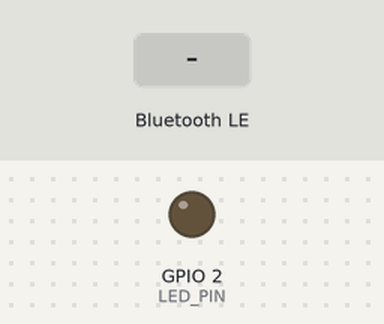
Simulated run of this sketch. Board: ESP32. On the bench: output pins drawn as LEDs (lit = HIGH). The test bench sets the inputs (shaded band). Nothing arrives over Bluetooth unless stated; a phone connects over Bluetooth LE 3 s after start; what the sketch prints to the serial monitor is not drawn.

Above: at 1.2 s.
1.3 s: Bluetooth LE write "ON" received
At 2.0 s:
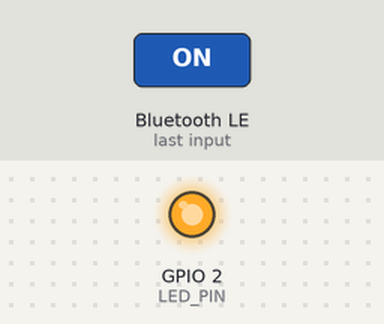
2.8 s: Bluetooth LE write "OFF" received
At 4.3 s:
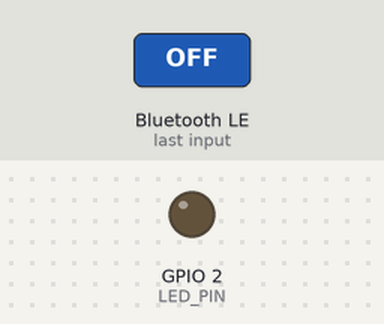
Timing chart, 0 to 5.8 s (numbered marks = the images above; inputs shaded):
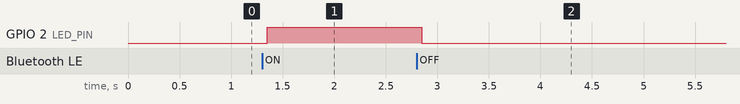

The sketch:

ble-esp32-uart-example.ino
```cpp
/*
 * CodeCraft ↔ ESP32 over Bluetooth LE (Nordic UART Service)
 *
 * In CodeCraft:
 *   button1.onClick(async () => { await ble.connect('CodeCraft'); });
 *   button2.onClick(() => { ble.send('ON'); });
 *   button3.onClick(() => { ble.send('OFF'); });
 *   ble.onMessage((text) => { label1.text = 'บอร์ดส่งมา: ' + text; });
 *
 * Board: any ESP32 (Arduino core 3.x). LED on GPIO 2 (built-in on most boards).
 * Every 2 seconds the board sends the number of seconds since start.
 */
#include <BLEDevice.h>
#include <BLEServer.h>
#include <BLEUtils.h>
#include <BLE2902.h>

#define SERVICE_UUID "6e400001-b5a3-f393-e0a9-e50e24dcca9e"
#define RX_UUID      "6e400002-b5a3-f393-e0a9-e50e24dcca9e"  // app → board (write)
#define TX_UUID      "6e400003-b5a3-f393-e0a9-e50e24dcca9e"  // board → app (notify)
#define LED_PIN 2

BLECharacteristic *txChar;
bool connected = false;

class ServerCallbacks : public BLEServerCallbacks {
  void onConnect(BLEServer *server) override { connected = true; }
  void onDisconnect(BLEServer *server) override {
    connected = false;
    server->getAdvertising()->start();  // let the app reconnect
  }
};

class RxCallbacks : public BLECharacteristicCallbacks {
  void onWrite(BLECharacteristic *c) override {
    String text = c->getValue();
    text.trim();
    if (text == "ON") digitalWrite(LED_PIN, HIGH);
    if (text == "OFF") digitalWrite(LED_PIN, LOW);
    Serial.println("from app: " + text);
  }
};

void setup() {
  Serial.begin(115200);
  pinMode(LED_PIN, OUTPUT);

  BLEDevice::init("CodeCraft-ESP32");
  BLEServer *server = BLEDevice::createServer();
  server->setCallbacks(new ServerCallbacks());

  BLEService *service = server->createService(SERVICE_UUID);
  txChar = service->createCharacteristic(TX_UUID, BLECharacteristic::PROPERTY_NOTIFY);
  txChar->addDescriptor(new BLE2902());
  BLECharacteristic *rxChar = service->createCharacteristic(
      RX_UUID, BLECharacteristic::PROPERTY_WRITE | BLECharacteristic::PROPERTY_WRITE_NR);
  rxChar->setCallbacks(new RxCallbacks());
  service->start();

  BLEAdvertising *advertising = BLEDevice::getAdvertising();
  advertising->addServiceUUID(SERVICE_UUID);
  advertising->start();
  Serial.println("Waiting for CodeCraft…");
}

void loop() {
  if (connected) {
    String message = String(millis() / 1000) + "\n";
    txChar->setValue(message.c_str());
    txChar->notify();
  }
  delay(2000);
}
```

Measured:
- after the input at 1.3 s, GPIO 2 (LED_PIN): LOW → HIGH after 0.05 s
- after the input at 2.8 s, GPIO 2 (LED_PIN): HIGH → LOW after 0.05 s
